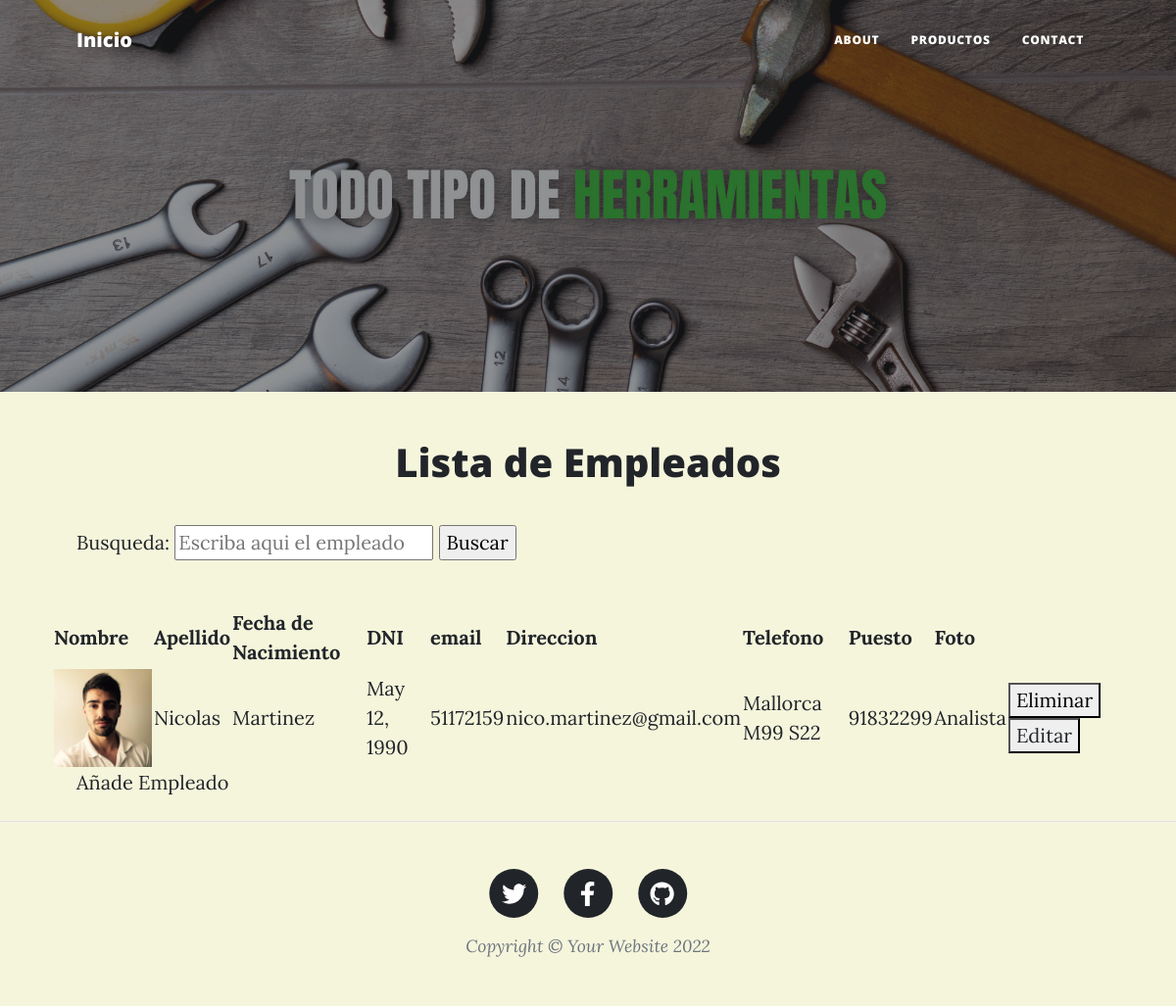
The app's page /webapp/listaEmpleados/, older data.
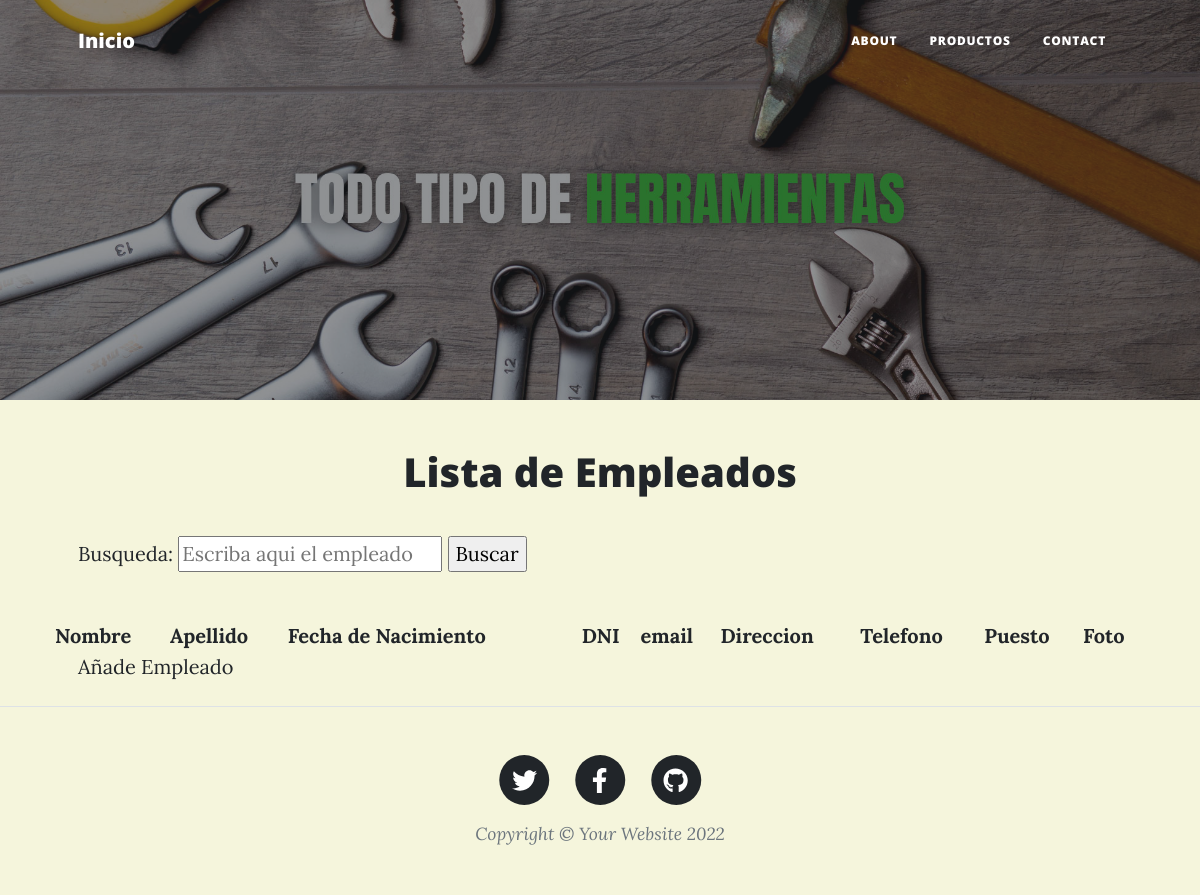
The same page, newer data.
### WebApp/models.py (models this page shows)
class Persona(models.Model):
    nombre = models.CharField(max_length=25, blank=False)
    apellido = models.CharField(max_length=25, blank=False)
    sexo_opcion = (
        ('F', 'Femenino',),
        ('M', 'Masculino',),
        ('O', 'Otro',),
    )
    sexo = models.CharField(
        max_length=1, choices=sexo_opcion, blank=True
    )
    fecha_nacimiento = models.DateField(null=True, blank=True)
    dni = models.IntegerField(blank=False)
    email = models.EmailField(blank=False)
    direccion = models.CharField(max_length=80, blank=False)
    telefono = models.IntegerField(blank=True)
    def edad(self):
        import datetime
        return int((datetime.date.today() - self.fecha_nacimiento).days / 365.25 )
    edad = property(edad)
    class Meta():
        abstract = True

class Empleado(Persona):
    puesto = models.CharField(max_length=25)
    horario_opcion = (
        ('M', 'Matutino',),
        ('V', 'Vespertino',),
    )
    horario = models.CharField(
        max_length=1, choices=horario_opcion, blank=False
    )
    salario = MoneyField(
        decimal_places=2,
        default=0,
        default_currency='USD',
        max_digits=11,
    )
    foto_empleado = models.ImageField(upload_to="Empleados/", height_field=None, width_field=None, max_length=None)

### WebApp/views.py (the view)
# urls.py: path('listaEmpleados/', lista_empleados, name="listaempleados"),
def lista_empleados(request):
    empleados = Empleado.objects.all()
    contexto= {"empleados": empleados}
    return render(request, "listaEmpleados.html", contexto)

### WebApp/templates/listaEmpleados.html (shortened to what this page needs)
{% extends 'father.html' %}
{% load static %}
{% block randomBlock %}
        <header class="masthead" style="background-image: url('{% static 'assets/img/herramientas-banner.jpg' %}')">
        </header>
        <article class="mb-4">
            <div class="container px-4 px-lg-5">
                <div class="row gx-4 gx-lg-5 justify-content-center">
                    <h1><strong><center>Lista de Empleados</center></strong></h1>
                    <form action= "{% url 'buscar' %}" method="GET" enctype="multipart/form-data">{% csrf_token %}
                        <p>Busqueda: <input type= "text" name= "nombre" placeholder="Escriba aqui el empleado"> <input type="submit" value="Buscar"></p>
                     </form>
                    <table>
                        <tr>
                            <th scope="col">Nombre</th>
                            <th scope="col">Apellido</th>
                            <th scope="col">Fecha de Nacimiento</th>
                            <th scope="col">DNI</th>
                            <th scope="col">email</th>
                            <th scope="col">Direccion</th>
                            <th scope="col">Telefono</th>
                            <th scope="col">Puesto</th>
                            <th scope="col">Foto</th>
                        </tr>
                            <ul>
                                {% for empleado in empleados  %}
                                <tr>
                                    <td>
                                    <img src="{{empleado.foto_empleado.url}}" width="100" height="100">
                                    </td>
                                    <td>{{empleado.nombre}}</td>
                                    <td>{{empleado.apellido}}</td>
                                    <td>{{empleado.fecha_nacimiento}}</td>
                                    <td>{{empleado.dni}}</td>
                                    <td>{{empleado.email}}</td>
                                    <td>{{empleado.direccion}}</td>
                                    <td>{{empleado.telefono}}</td>
                                    <td>{{empleado.puesto}}</td>
                                    <td>
                                        <form action= "{% url 'eliminarEmpleado' empleado.id %}" method="POST" enctype="multipart/form-data">{% csrf_token %}
                                            <button type="submit">Eliminar</button>
                                        <button>
                                            <a href="{% url 'eliminarEmpleado' empleado.id %}">Editar</a>
                                        </button>
                                    </td>
                                </tr>
                                {% endfor %}
                            </ul>
                    </table>
                    <a href="{% url 'formEmpleado' %}">Añade Empleado</a>
                </div>
            </div>
        </article>
    </body>
</html>
{% endblock randomBlock %}

Row changes from the older to the newer data that the page shows:
removed Empleado: foto_empleado (picture), nombre "Nicolas", apellido "Martinez", fecha_nacimiento "May 12, 1990", dni "51172159", email "nico.martinez@gmail.com", direccion "Mallorca M99 S22", telefono "91832299", puesto "Analista"
